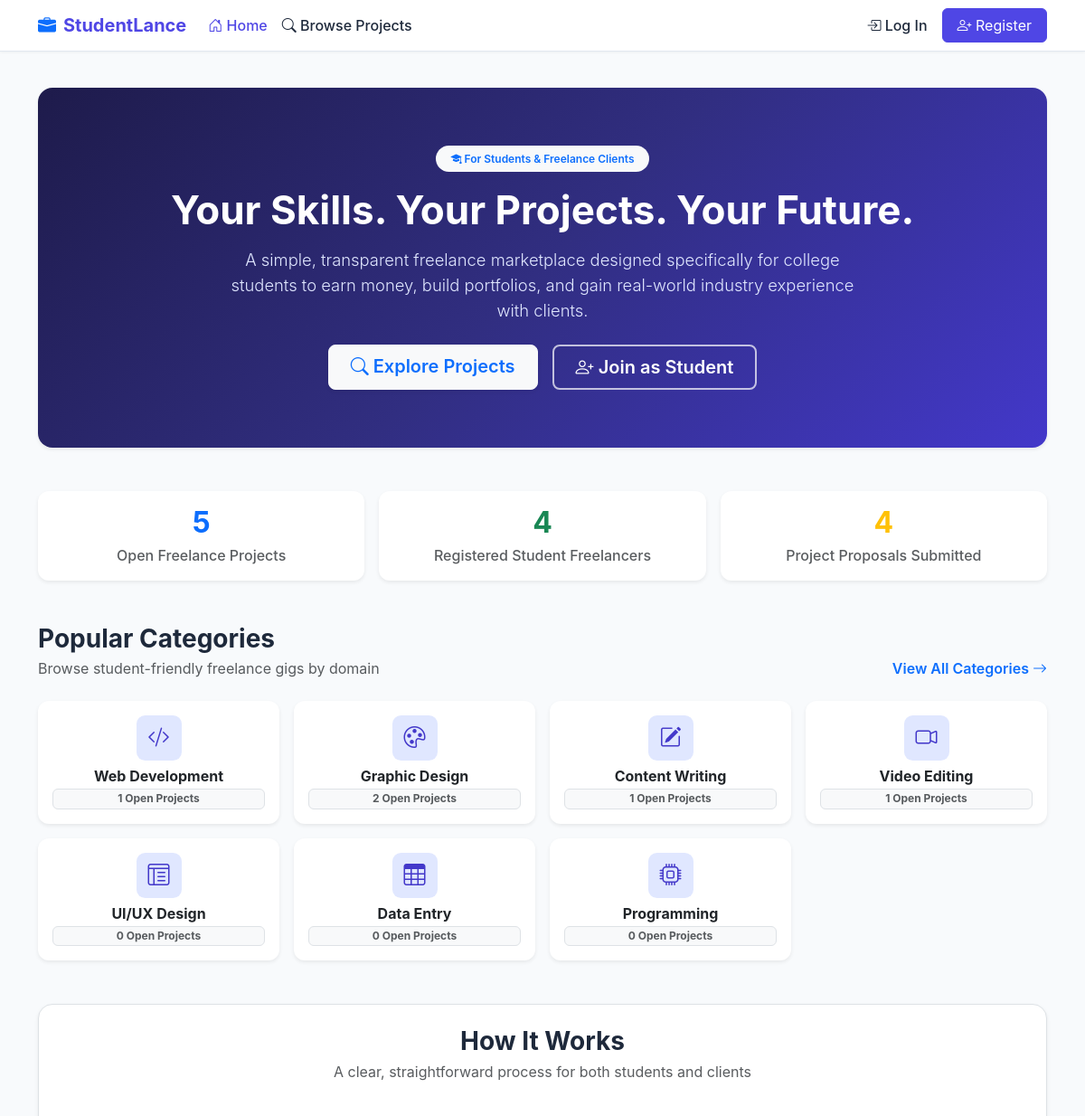
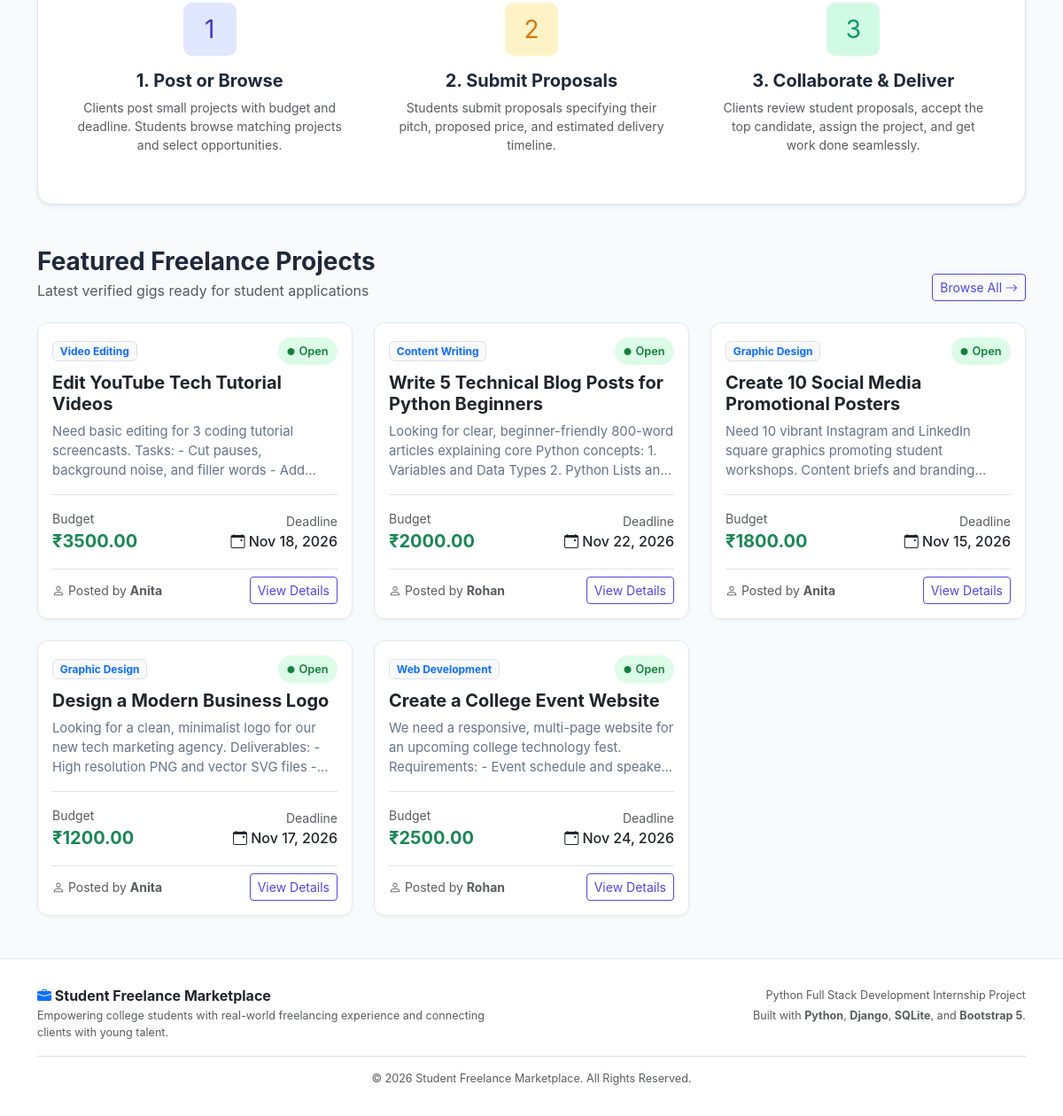
The page / on the database its author committed (2 pictures, top to bottom).
### marketplace/models.py (models this page shows, shortened)
class Project(models.Model):
    CATEGORY_CHOICES = [
        ('Web Development', 'Web Development'),
        ('Graphic Design', 'Graphic Design'),
        ('Content Writing', 'Content Writing'),
        ('Video Editing', 'Video Editing'),
        ('UI/UX Design', 'UI/UX Design'),
        ('Data Entry', 'Data Entry'),
        ('Programming', 'Programming'),
    ]
    STATUS_CHOICES = [
        ('Open', 'Open'),
        ('Assigned', 'Assigned'),
        ('Completed', 'Completed'),
        ('Closed', 'Closed'),
    ]
    client = models.ForeignKey(User, on_delete=models.CASCADE, related_name='projects')
    title = models.CharField(max_length=200)
    description = models.TextField()
    category = models.CharField(max_length=100, choices=CATEGORY_CHOICES)
    budget = models.DecimalField(max_digits=10, decimal_places=2)
    deadline = models.DateField()
    status = models.CharField(max_length=20, choices=STATUS_CHOICES, default='Open')
    created_at = models.DateTimeField(auto_now_add=True)
    class Meta:
        ordering = ['-created_at']

### marketplace/views.py (the view)
# urls.py: path('', views.home, name='home'),
def home(request):
    categories = [
        'Web Development', 'Graphic Design', 'Content Writing',
        'Video Editing', 'UI/UX Design', 'Data Entry', 'Programming'
    ]
    category_data = []
    for cat in categories:
        count = Project.objects.filter(category=cat, status='Open').count()
        category_data.append({'name': cat, 'count': count})
    featured_projects = Project.objects.filter(status='Open').select_related('client')[:6]
    total_open_projects = Project.objects.filter(status='Open').count()
    total_students = Profile.objects.filter(role='Student').count()
    total_proposals = Proposal.objects.count()
    context = {
        'categories': category_data,
        'featured_projects': featured_projects,
        'total_open_projects': total_open_projects,
        'total_students': total_students,
        'total_proposals': total_proposals,
    }
    return render(request, 'marketplace/home.html', context)

### marketplace/templates/marketplace/home.html (shortened to what this page needs)
{% extends 'marketplace/base.html' %}
{% block content %}
<div class="hero-section text-center p-5 rounded-4 shadow-sm mb-5" style="background: linear-gradient(135deg, #1e1b4b 0%, #312e81 50%, #4338ca 100%) !important; color: #ffffff !important;">
    <div class="container py-3">
        <span class="badge bg-light text-primary px-3 py-2 rounded-pill fw-semibold mb-3">
            <i class="bi bi-mortarboard-fill"></i> For Students & Freelance Clients
        </span>
        <h1 class="display-4 fw-bold text-white mb-3" style="color: #ffffff !important;">
            Your Skills. Your Projects. Your Future.
        </h1>
        <p class="lead mx-auto mb-4" style="max-width: 700px; color: #e0e7ff !important;">
            A simple, transparent freelance marketplace designed specifically for college students to earn money, build portfolios, and gain real-world industry experience with clients.
        </p>
        <div class="d-flex flex-wrap justify-content-center gap-3">
            <a href="{% url 'projects' %}" class="btn btn-light btn-lg px-4 fw-semibold text-primary shadow-sm">
                <i class="bi bi-search"></i> Explore Projects
            </a>
            {% if not user.is_authenticated %}
                <a href="{% url 'register' %}" class="btn btn-outline-light btn-lg px-4 fw-semibold" style="border: 2px solid rgba(255,255,255,0.7); color: #ffffff !important;">
                    <i class="bi bi-person-plus"></i> Join as Student
                </a>
            {% elif user.profile.role == 'Client' %}
                <a href="{% url 'post_project' %}" class="btn btn-outline-light btn-lg px-4 fw-semibold" style="border: 2px solid rgba(255,255,255,0.7); color: #ffffff !important;">
                    <i class="bi bi-plus-circle"></i> Post a Project
                </a>
            {% else %}
                <a href="{% url 'student_dashboard' %}" class="btn btn-outline-light btn-lg px-4 fw-semibold" style="border: 2px solid rgba(255,255,255,0.7); color: #ffffff !important;">
                    <i class="bi bi-speedometer2"></i> Go to Dashboard
                </a>
            {% endif %}
        </div>
    </div>
</div>
<div class="row g-3 mb-5 text-center">
    <div class="col-md-4">
        <div class="card custom-card p-3 border-0 bg-white shadow-sm">
            <h2 class="fw-bold text-primary mb-1">{{ total_open_projects }}</h2>
            <p class="text-muted mb-0 fw-medium">Open Freelance Projects</p>
        </div>
    </div>
    <div class="col-md-4">
        <div class="card custom-card p-3 border-0 bg-white shadow-sm">
            <h2 class="fw-bold text-success mb-1">{{ total_students }}</h2>
            <p class="text-muted mb-0 fw-medium">Registered Student Freelancers</p>
        </div>
    </div>
    <div class="col-md-4">
        <div class="card custom-card p-3 border-0 bg-white shadow-sm">
            <h2 class="fw-bold text-warning mb-1">{{ total_proposals }}</h2>
            <p class="text-muted mb-0 fw-medium">Project Proposals Submitted</p>
        </div>
    </div>
</div>
<section class="mb-5">
    <div class="d-flex justify-content-between align-items-end mb-4">
        <div>
            <h3 class="fw-bold mb-1">Popular Categories</h3>
            <p class="text-muted mb-0">Browse student-friendly freelance gigs by domain</p>
        </div>
        <a href="{% url 'projects' %}" class="text-decoration-none fw-semibold">
            View All Categories <i class="bi bi-arrow-right"></i>
        </a>
    </div>
    <div class="row g-3">
        {% for cat in categories %}
            <div class="col-6 col-md-4 col-lg-3">
                <a href="{% url 'projects' %}?category={{ cat.name }}" class="text-decoration-none text-dark">
                    <div class="card custom-card p-3 text-center h-100 border-0 shadow-sm hover-shadow">
                        <div class="stat-icon bg-indigo mx-auto mb-2" style="background-color: #e0e7ff !important; color: #4338ca !important;">
                            {% if cat.name == 'Web Development' %}
                                <i class="bi bi-code-slash"></i>
                            {% elif cat.name == 'Graphic Design' %}
                                <i class="bi bi-palette"></i>
                            {% elif cat.name == 'Content Writing' %}
                                <i class="bi bi-pencil-square"></i>
                            {% elif cat.name == 'Video Editing' %}
                                <i class="bi bi-camera-video"></i>
                            {% elif cat.name == 'UI/UX Design' %}
                                <i class="bi bi-layout-text-window-reverse"></i>
                            {% elif cat.name == 'Data Entry' %}
                                <i class="bi bi-table"></i>
                            {% else %}
                                <i class="bi bi-cpu"></i>
                            {% endif %}
                        </div>
                        <h6 class="fw-bold mb-1">{{ cat.name }}</h6>
                        <span class="badge bg-light text-muted border">{{ cat.count }} Open Projects</span>
                    </div>
                </a>
            </div>
        {% endfor %}
    </div>
</section>
<section class="mb-5 p-4 rounded-4 bg-white border shadow-sm">
    <div class="text-center mb-4">
        <h3 class="fw-bold mb-1">How It Works</h3>
        <p class="text-muted">A clear, straightforward process for both students and clients</p>
    </div>
    <div class="row g-4 text-center">
        <div class="col-md-4">
            <div class="p-3">
                <div class="stat-icon bg-indigo mx-auto mb-3" style="width: 60px; height: 60px; font-size: 1.75rem; background-color: #e0e7ff !important; color: #4338ca !important;">
                    1
                </div>
                <h5 class="fw-bold mb-2">1. Post or Browse</h5>
                <p class="text-muted small">
                    Clients post small projects with budget and deadline. Students browse matching projects and select opportunities.
                </p>
            </div>
        </div>
        <div class="col-md-4">
            <div class="p-3">
                <div class="stat-icon bg-amber mx-auto mb-3" style="width: 60px; height: 60px; font-size: 1.75rem; background-color: #fef3c7 !important; color: #d97706 !important;">
                    2
                </div>
                <h5 class="fw-bold mb-2">2. Submit Proposals</h5>
                <p class="text-muted small">
                    Students submit proposals specifying their pitch, proposed price, and estimated delivery timeline.
                </p>
            </div>
        </div>
        <div class="col-md-4">
            <div class="p-3">
                <div class="stat-icon bg-emerald mx-auto mb-3" style="width: 60px; height: 60px; font-size: 1.75rem; background-color: #d1fae5 !important; color: #059669 !important;">
                    3
                </div>
                <h5 class="fw-bold mb-2">3. Collaborate & Deliver</h5>
                <p class="text-muted small">
                    Clients review student proposals, accept the top candidate, assign the project, and get work done seamlessly.
                </p>
            </div>
        </div>
    </div>
</section>
<section class="mb-4">
    <div class="d-flex justify-content-between align-items-end mb-4">
        <div>
            <h3 class="fw-bold mb-1">Featured Freelance Projects</h3>
            <p class="text-muted mb-0">Latest verified gigs ready for student applications</p>
        </div>
        <a href="{% url 'projects' %}" class="btn btn-outline-primary btn-sm">
            Browse All <i class="bi bi-arrow-right"></i>
        </a>
    </div>
    {% if featured_projects %}
        <div class="row g-4">
            {% for project in featured_projects %}
                <div class="col-md-6 col-lg-4">
                    <div class="card custom-card card-project h-100 p-3">
                        <div class="d-flex justify-content-between align-items-center mb-2">
                            <span class="badge bg-light text-primary border">{{ project.category }}</span>
                            <span class="badge-status badge-open">
                                <i class="bi bi-circle-fill" style="font-size: 0.5rem;"></i> {{ project.status }}
                            </span>
                        </div>
                        <h5 class="card-title fw-bold text-dark mb-2">
                            <a href="{% url 'project_detail' project.id %}" class="text-decoration-none text-dark">
                                {{ project.title }}
                            </a>
                        </h5>
                        <p class="project-description mb-3">
                            {{ project.description }}
                        </p>
                        <div class="mt-auto border-top pt-3">
                            <div class="d-flex justify-content-between align-items-center mb-2">
                                <div>
                                    <small class="text-muted d-block">Budget</small>
                                    <strong class="text-success fs-5">₹{{ project.budget }}</strong>
                                </div>
                                <div class="text-end">
                                    <small class="text-muted d-block">Deadline</small>
                                    <span class="fw-medium text-dark"><i class="bi bi-calendar-event"></i> {{ project.deadline|date:"M d, Y" }}</span>
                                </div>
                            </div>
                            <div class="d-flex justify-content-between align-items-center mt-3 pt-2 border-top">
                                <small class="text-muted">
                                    <i class="bi bi-person"></i> Posted by <strong>{{ project.client.first_name|default:project.client.username }}</strong>
                                </small>
                                <a href="{% url 'project_detail' project.id %}" class="btn btn-sm btn-outline-primary">
                                    View Details
                                </a>
                            </div>
                        </div>
                    </div>
                </div>
            {% endfor %}
        </div>
    {% endif %}
</section>
{% endblock %}

### rows shown on the page
Project: category "Video Editing", status "Open", title "Edit YouTube Tech Tutorial Videos", description "Need basic editing for 3 coding tutorial screencasts. Tasks: - Cut pauses, background noise, and filler words -…", budget "3500.00", deadline "Nov 18, 2026", client.first_name "Anita"
Project: category "Content Writing", status "Open", title "Write 5 Technical Blog Posts for Python Beginners", description "Looking for clear, beginner-friendly 800-word articles explaining core Python concepts: 1. Variables and Data Types 2. Python Lists…", budget "2000.00", deadline "Nov 22, 2026", client.first_name "Rohan"
Project: category "Graphic Design", status "Open", title "Create 10 Social Media Promotional Posters", description "Need 10 vibrant Instagram and LinkedIn square graphics promoting student workshops. Content briefs and…", budget "1800.00", deadline "Nov 15, 2026", client.first_name "Anita"
Project: category "Graphic Design", status "Open", title "Design a Modern Business Logo", description "Looking for a clean, minimalist logo for our new tech marketing agency. Deliverables: - High resolution PNG and vector SVG files…", budget "1200.00", deadline "Nov 17, 2026", client.first_name "Anita"
Project: category "Web Development", status "Open", title "Create a College Event Website", description "We need a responsive, multi-page website for an upcoming college technology fest. Requirements: - Event schedule and…", budget "2500.00", deadline "Nov 24, 2026", client.first_name "Rohan"

### other values the page prints
{{ total_open_projects }} "5"
{{ total_students }} "4"
{{ total_proposals }} "4"
{{ cat.name }} "Web Development" "Graphic Design" "Content Writing" "Video Editing" "UI/UX Design" "Data Entry" "Programming"
{{ cat.count }} "1" "2" "1" "1" "0" "0" "0"
